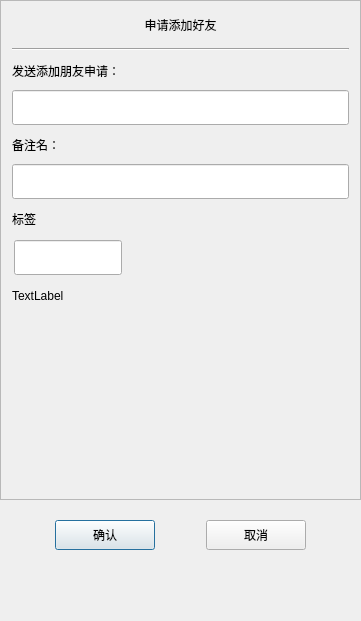
<?xml version="1.0" encoding="UTF-8"?>
<ui version="4.0">
 <class>ApplyFriend</class>
 <widget class="QDialog" name="ApplyFriend">
  <property name="geometry">
   <rect>
    <x>0</x>
    <y>0</y>
    <width>361</width>
    <height>621</height>
   </rect>
  </property>
  <property name="minimumSize">
   <size>
    <width>361</width>
    <height>621</height>
   </size>
  </property>
  <property name="maximumSize">
   <size>
    <width>361</width>
    <height>621</height>
   </size>
  </property>
  <property name="windowTitle">
   <string>Dialog</string>
  </property>
  <layout class="QVBoxLayout" name="verticalLayout">
   <property name="spacing">
    <number>0</number>
   </property>
   <property name="leftMargin">
    <number>0</number>
   </property>
   <property name="topMargin">
    <number>0</number>
   </property>
   <property name="rightMargin">
    <number>0</number>
   </property>
   <property name="bottomMargin">
    <number>0</number>
   </property>
   <item>
    <widget class="QScrollArea" name="scrollArea">
     <property name="minimumSize">
      <size>
       <width>0</width>
       <height>500</height>
      </size>
     </property>
     <property name="widgetResizable">
      <bool>true</bool>
     </property>
     <widget class="QWidget" name="scrollcontent">
      <property name="geometry">
       <rect>
        <x>0</x>
        <y>0</y>
        <width>359</width>
        <height>498</height>
       </rect>
      </property>
      <layout class="QVBoxLayout" name="verticalLayout_2">
       <property name="spacing">
        <number>0</number>
       </property>
       <property name="leftMargin">
        <number>0</number>
       </property>
       <property name="topMargin">
        <number>11</number>
       </property>
       <property name="rightMargin">
        <number>0</number>
       </property>
       <property name="bottomMargin">
        <number>11</number>
       </property>
       <item>
        <widget class="QLabel" name="apply_lb">
         <property name="minimumSize">
          <size>
           <width>0</width>
           <height>25</height>
          </size>
         </property>
         <property name="maximumSize">
          <size>
           <width>16777215</width>
           <height>25</height>
          </size>
         </property>
         <property name="text">
          <string>申请添加好友</string>
         </property>
         <property name="alignment">
          <set>Qt::AlignCenter</set>
         </property>
        </widget>
       </item>
       <item>
        <widget class="QWidget" name="apply_wid" native="true">
         <layout class="QVBoxLayout" name="verticalLayout_3">
          <property name="spacing">
           <number>7</number>
          </property>
          <property name="leftMargin">
           <number>11</number>
          </property>
          <property name="topMargin">
           <number>11</number>
          </property>
          <property name="rightMargin">
           <number>11</number>
          </property>
          <property name="bottomMargin">
           <number>11</number>
          </property>
          <item>
           <widget class="Line" name="line">
            <property name="minimumSize">
             <size>
              <width>0</width>
              <height>0</height>
             </size>
            </property>
            <property name="frameShadow">
             <enum>QFrame::Sunken</enum>
            </property>
            <property name="lineWidth">
             <number>1</number>
            </property>
            <property name="orientation">
             <enum>Qt::Horizontal</enum>
            </property>
           </widget>
          </item>
          <item>
           <widget class="QLabel" name="label">
            <property name="minimumSize">
             <size>
              <width>0</width>
              <height>25</height>
             </size>
            </property>
            <property name="maximumSize">
             <size>
              <width>16777215</width>
              <height>25</height>
             </size>
            </property>
            <property name="text">
             <string>发送添加朋友申请：</string>
            </property>
           </widget>
          </item>
          <item>
           <widget class="CustomizeEdit" name="name_ed">
            <property name="minimumSize">
             <size>
              <width>0</width>
              <height>35</height>
             </size>
            </property>
            <property name="maximumSize">
             <size>
              <width>16777215</width>
              <height>35</height>
             </size>
            </property>
           </widget>
          </item>
          <item>
           <widget class="QLabel" name="label_2">
            <property name="minimumSize">
             <size>
              <width>0</width>
              <height>25</height>
             </size>
            </property>
            <property name="maximumSize">
             <size>
              <width>16777215</width>
              <height>25</height>
             </size>
            </property>
            <property name="text">
             <string>备注名：</string>
            </property>
           </widget>
          </item>
          <item>
           <widget class="CustomizeEdit" name="back_ed">
            <property name="minimumSize">
             <size>
              <width>0</width>
              <height>35</height>
             </size>
            </property>
            <property name="maximumSize">
             <size>
              <width>16777215</width>
              <height>35</height>
             </size>
            </property>
           </widget>
          </item>
          <item>
           <widget class="QLabel" name="label_3">
            <property name="minimumSize">
             <size>
              <width>0</width>
              <height>25</height>
             </size>
            </property>
            <property name="maximumSize">
             <size>
              <width>16777215</width>
              <height>25</height>
             </size>
            </property>
            <property name="text">
             <string>标签</string>
            </property>
           </widget>
          </item>
          <item>
           <widget class="QWidget" name="lb_group_wid" native="true">
            <property name="minimumSize">
             <size>
              <width>0</width>
              <height>50</height>
             </size>
            </property>
            <layout class="QVBoxLayout" name="verticalLayout_4">
             <property name="spacing">
              <number>0</number>
             </property>
             <property name="leftMargin">
              <number>0</number>
             </property>
             <property name="topMargin">
              <number>0</number>
             </property>
             <property name="rightMargin">
              <number>0</number>
             </property>
             <property name="bottomMargin">
              <number>0</number>
             </property>
             <item>
              <widget class="QWidget" name="gridWidget" native="true">
               <property name="minimumSize">
                <size>
                 <width>0</width>
                 <height>40</height>
                </size>
               </property>
               <property name="maximumSize">
                <size>
                 <width>16777215</width>
                 <height>40</height>
                </size>
               </property>
               <widget class="CustomizeEdit" name="lb_ed">
                <property name="geometry">
                 <rect>
                  <x>2</x>
                  <y>2</y>
                  <width>108</width>
                  <height>35</height>
                 </rect>
                </property>
               </widget>
              </widget>
             </item>
             <item>
              <widget class="QWidget" name="input_tip_wid" native="true">
               <property name="minimumSize">
                <size>
                 <width>0</width>
                 <height>35</height>
                </size>
               </property>
               <property name="maximumSize">
                <size>
                 <width>16777215</width>
                 <height>35</height>
                </size>
               </property>
               <layout class="QVBoxLayout" name="verticalLayout_5">
                <property name="leftMargin">
                 <number>0</number>
                </property>
                <property name="topMargin">
                 <number>0</number>
                </property>
                <property name="rightMargin">
                 <number>0</number>
                </property>
                <property name="bottomMargin">
                 <number>0</number>
                </property>
                <item>
                 <widget class="ClickedOnceLabel" name="tip_lb">
                  <property name="text">
                   <string>TextLabel</string>
                  </property>
                 </widget>
                </item>
               </layout>
              </widget>
             </item>
            </layout>
           </widget>
          </item>
          <item>
           <widget class="QWidget" name="widget" native="true">
            <property name="minimumSize">
             <size>
              <width>0</width>
              <height>60</height>
             </size>
            </property>
            <property name="maximumSize">
             <size>
              <width>16777215</width>
              <height>16777215</height>
             </size>
            </property>
            <layout class="QHBoxLayout" name="horizontalLayout_2">
             <property name="spacing">
              <number>7</number>
             </property>
             <property name="leftMargin">
              <number>0</number>
             </property>
             <property name="topMargin">
              <number>0</number>
             </property>
             <property name="rightMargin">
              <number>0</number>
             </property>
             <property name="bottomMargin">
              <number>0</number>
             </property>
             <item>
              <widget class="QWidget" name="lb_list" native="true">
               <property name="minimumSize">
                <size>
                 <width>287</width>
                 <height>50</height>
                </size>
               </property>
               <property name="maximumSize">
                <size>
                 <width>287</width>
                 <height>16777215</height>
                </size>
               </property>
              </widget>
             </item>
             <item>
              <widget class="QWidget" name="more_lb_wid" native="true">
               <property name="minimumSize">
                <size>
                 <width>30</width>
                 <height>0</height>
                </size>
               </property>
               <property name="maximumSize">
                <size>
                 <width>30</width>
                 <height>16777215</height>
                </size>
               </property>
               <layout class="QVBoxLayout" name="verticalLayout_6">
                <item>
                 <spacer name="verticalSpacer_4">
                  <property name="orientation">
                   <enum>Qt::Vertical</enum>
                  </property>
                  <property name="sizeHint" stdset="0">
                   <size>
                    <width>9</width>
                    <height>48</height>
                   </size>
                  </property>
                 </spacer>
                </item>
                <item>
                 <widget class="ClickedOnceLabel" name="more_lb">
                  <property name="minimumSize">
                   <size>
                    <width>25</width>
                    <height>25</height>
                   </size>
                  </property>
                  <property name="maximumSize">
                   <size>
                    <width>25</width>
                    <height>25</height>
                   </size>
                  </property>
                  <property name="text">
                   <string/>
                  </property>
                 </widget>
                </item>
                <item>
                 <spacer name="verticalSpacer_3">
                  <property name="orientation">
                   <enum>Qt::Vertical</enum>
                  </property>
                  <property name="sizeHint" stdset="0">
                   <size>
                    <width>9</width>
                    <height>48</height>
                   </size>
                  </property>
                 </spacer>
                </item>
               </layout>
              </widget>
             </item>
            </layout>
           </widget>
          </item>
         </layout>
        </widget>
       </item>
      </layout>
     </widget>
    </widget>
   </item>
   <item>
    <spacer name="verticalSpacer">
     <property name="orientation">
      <enum>Qt::Vertical</enum>
     </property>
     <property name="sizeType">
      <enum>QSizePolicy::Fixed</enum>
     </property>
     <property name="sizeHint" stdset="0">
      <size>
       <width>20</width>
       <height>10</height>
      </size>
     </property>
    </spacer>
   </item>
   <item>
    <widget class="QWidget" name="apply_sure_wid" native="true">
     <property name="minimumSize">
      <size>
       <width>0</width>
       <height>50</height>
      </size>
     </property>
     <property name="maximumSize">
      <size>
       <width>16777215</width>
       <height>50</height>
      </size>
     </property>
     <layout class="QHBoxLayout" name="horizontalLayout">
      <item>
       <spacer name="horizontalSpacer_2">
        <property name="orientation">
         <enum>Qt::Horizontal</enum>
        </property>
        <property name="sizeHint" stdset="0">
         <size>
          <width>40</width>
          <height>20</height>
         </size>
        </property>
       </spacer>
      </item>
      <item>
       <widget class="ClickedBtn" name="sure_btn">
        <property name="minimumSize">
         <size>
          <width>100</width>
          <height>30</height>
         </size>
        </property>
        <property name="text">
         <string>确认</string>
        </property>
       </widget>
      </item>
      <item>
       <spacer name="horizontalSpacer">
        <property name="orientation">
         <enum>Qt::Horizontal</enum>
        </property>
        <property name="sizeHint" stdset="0">
         <size>
          <width>40</width>
          <height>20</height>
         </size>
        </property>
       </spacer>
      </item>
      <item>
       <widget class="ClickedBtn" name="cancel_btn">
        <property name="minimumSize">
         <size>
          <width>100</width>
          <height>30</height>
         </size>
        </property>
        <property name="text">
         <string>取消</string>
        </property>
       </widget>
      </item>
      <item>
       <spacer name="horizontalSpacer_3">
        <property name="orientation">
         <enum>Qt::Horizontal</enum>
        </property>
        <property name="sizeHint" stdset="0">
         <size>
          <width>40</width>
          <height>20</height>
         </size>
        </property>
       </spacer>
      </item>
     </layout>
    </widget>
   </item>
   <item>
    <spacer name="verticalSpacer_2">
     <property name="orientation">
      <enum>Qt::Vertical</enum>
     </property>
     <property name="sizeHint" stdset="0">
      <size>
       <width>20</width>
       <height>40</height>
      </size>
     </property>
    </spacer>
   </item>
  </layout>
 </widget>
 <customwidgets>
  <customwidget>
   <class>ClickedBtn</class>
   <extends>QPushButton</extends>
   <header location="global">clickedbtn.h</header>
  </customwidget>
  <customwidget>
   <class>CustomizeEdit</class>
   <extends>QLineEdit</extends>
   <header location="global">customizeedit.h</header>
  </customwidget>
  <customwidget>
   <class>ClickedOnceLabel</class>
   <extends>QLabel</extends>
   <header location="global">clickedoncelabel.h</header>
  </customwidget>
 </customwidgets>
 <resources/>
 <connections/>
</ui>
